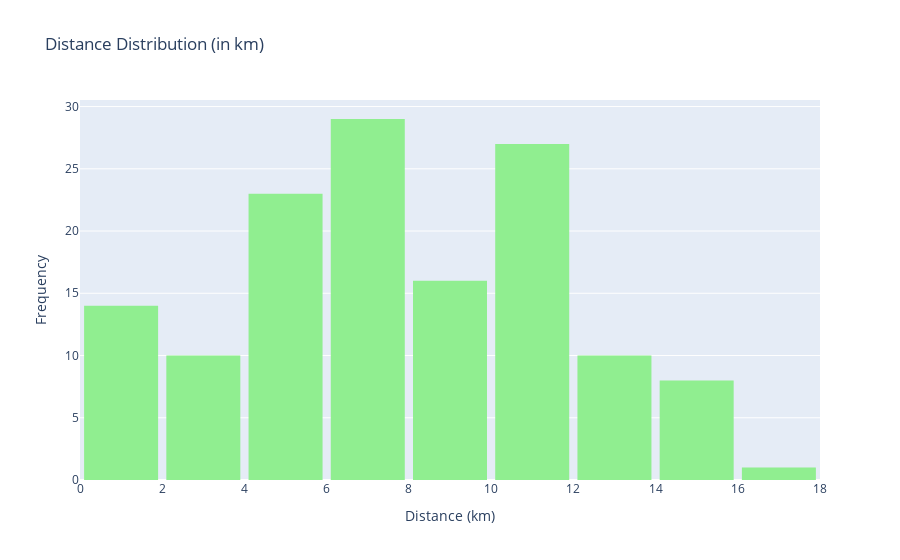

The notebook cell this image was saved under:
### Markdown cell above
Majority of people present in the dataset have CSE as their major with a count of 58 followed by EEE(33) and Business(26). The least people belong to the Engineering major which has a count of 21.

### Code cell
# Distance Distribution: Histogram
fig = px.histogram(df, x='distance_(km)', nbins=10, title='Distance Distribution (in km)', 
                   color_discrete_sequence=['lightgreen'])
fig.update_layout(xaxis_title='Distance (km)', yaxis_title='Frequency', bargap=0.1)
fig.show()

### Figure 1 — Plotly figure (JSON) as saved in the notebook; plotly's stock layout.template omitted (floating-point values rounded to 4 significant figures; data arrays with more than 128 entries replaced by an {"elided": "..."} marker saying what was removed)
{"data": [{"alignmentgroup": "True", "bingroup": "x", "hovertemplate": "distance_(km)=%{x}<br>count=%{y}<extra></extra>", "legendgroup": "", "marker": {"color": "lightgreen", "pattern": {"shape": ""}}, "name": "", "nbinsx": 10, "offsetgroup": "", "orientation": "v", "showlegend": false, "type": "histogram", "x": {"elided": "138 float values"}, "xaxis": "x", "yaxis": "y"}], "layout": {"bargap": 0.1, "barmode": "relative", "legend": {"tracegroupgap": 0}, "title": {"text": "Distance Distribution (in km)"}, "xaxis": {"anchor": "y", "domain": [0, 1], "title": {"text": "Distance (km)"}}, "yaxis": {"anchor": "x", "domain": [0, 1], "title": {"text": "Frequency"}}}}
